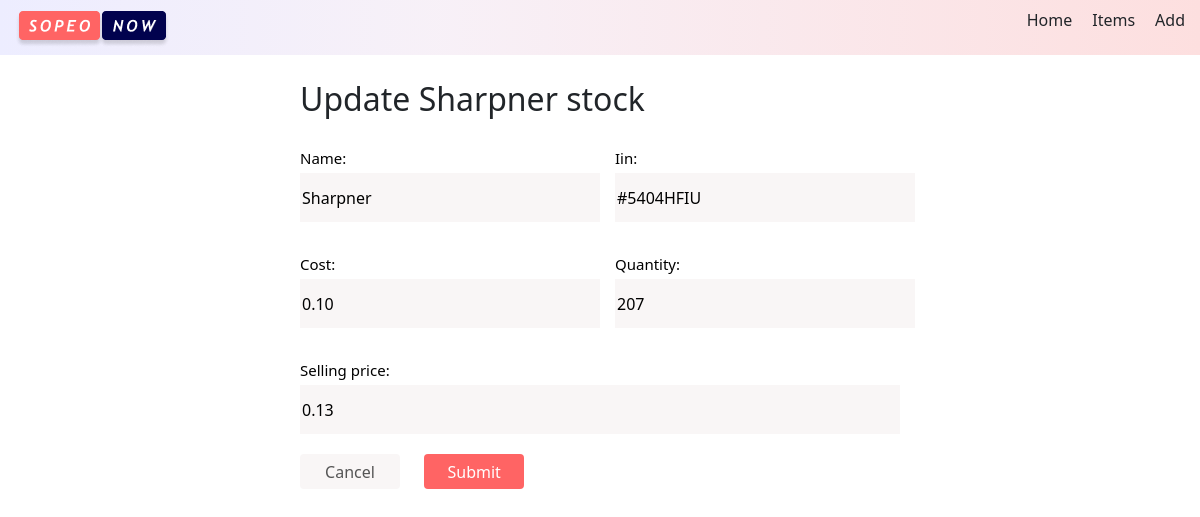
/items/5/edit/, run on the app's committed database.
### inventory/models.py (models this page shows, shortened)
class Inventory(models.Model):
    name = models.CharField(max_length=100)
    iin = models.CharField(max_length=100, unique=True)
    cost = models.DecimalField(max_digits=10, decimal_places=2)
    quantity = models.PositiveIntegerField()
    quantity_sold = models.PositiveIntegerField(default=0)
    selling_price = models.DecimalField(max_digits=10, decimal_places=2)
    profit_earned = models.DecimalField(max_digits=10, decimal_places=2, default=0)
    revenue = models.DecimalField(max_digits=10, decimal_places=2, default=0)
    class Meta:
        app_label = "inventory"

### inventory/views.py (the view)
# urls.py: path("items/<int:item_id>/edit/", edit_item, name="edit_item"),
def edit_item(request, item_id):
    item = Inventory.objects.get(pk=item_id)
    if request.method == "POST":
        form = EditItemForm(request.POST, instance=item)
        if form.is_valid():
            form.save()
            messages.success(request, f"{item.name} stock updated successfully!")
            return redirect("item_list")
    else:
        form = EditItemForm(instance=item)
    return render(request, "inventory/edit_item.html", {"form": form, "item": item})

### inventory/forms.py
class EditItemForm(forms.ModelForm):
    class Meta:
        model = Inventory
        fields = ["name", "iin", "cost", "quantity", "selling_price"]
        widgets = {"quantity": forms.TextInput(attrs={"readonly": "readonly"})}

### inventory/templates/inventory/edit_item.html (shortened to what this page needs)
{% extends 'base.html' %}
{% block content %}
<form method="post">
    <div class="create_form">
        <h2>Update {{item.name}} stock</h2>
        <div class="row_block">
            <div class="group">
                <div class="label">{{ form.name.label_tag }}</div>
                <div class="content">{{ form.name }}</div>
            </div>
            <div class="group">
                <div class="label">{{ form.iin.label_tag }}</div>
                <div class="content">{{ form.iin }}</div>
            </div>
        </div>
        <div class="row_block">
            <div class="group">
                <div class="label">{{ form.cost.label_tag }}</div>
                <div class="content">{{ form.cost }}</div>
            </div>
            <div class="group">
                <div class="label">{{ form.quantity.label_tag }}</div>
                <div class="content">{{ form.quantity }}</div>
            </div>
        </div>
        <div class="full_row">
            <div class="label">{{ form.selling_price.label_tag }}</div>
            <div class="content">{{ form.selling_price }}</div>
        </div>
        <div>
            <button class="create_item_btns cancel" type="button"
                onclick="window.location.href='{% url 'item_list' %}'">Cancel</button>
            <button class="create_item_btns" type="submit">Submit</button>
        </div>
    </div>
</form>
{% load static %}
<link rel="stylesheet" href="/static/css/create_item.css">
{% endblock %}

### static/css/create_item.css (style rules this page uses)
.create_form { display: flex; flex-direction: column; margin: 0 auto; width: 600px; padding-top: 25px; gap: 20px; }
.row_block { display: flex; justify-content: space-between; align-items: center; gap: 15px; }
.group { display: flex; flex-direction: column; margin-bottom: 10px; }
.label label { color: #000; font-size: 15px; font-weight: 500; line-height: normal; padding-bottom: 5px; }
.content input { width: 300px; height: 49px; background: var(--bg-light, #f9f6f6); border: none; }
#id_selling_price { width: 100%; }
.create_item_btns { width: 100px; height: 35px; color: var(--white-100, #fff); border: none; border-radius: 4px; background: var(--cherry, #ff6464); margin-right: 20px; }
.cancel { background: var(--bg-light, #f9f6f6); color: #555555; }

### data on the page
Inventory: name "Sharpner", iin "#5404HFIU", cost "0.10", quantity "207", selling_price "0.13"
